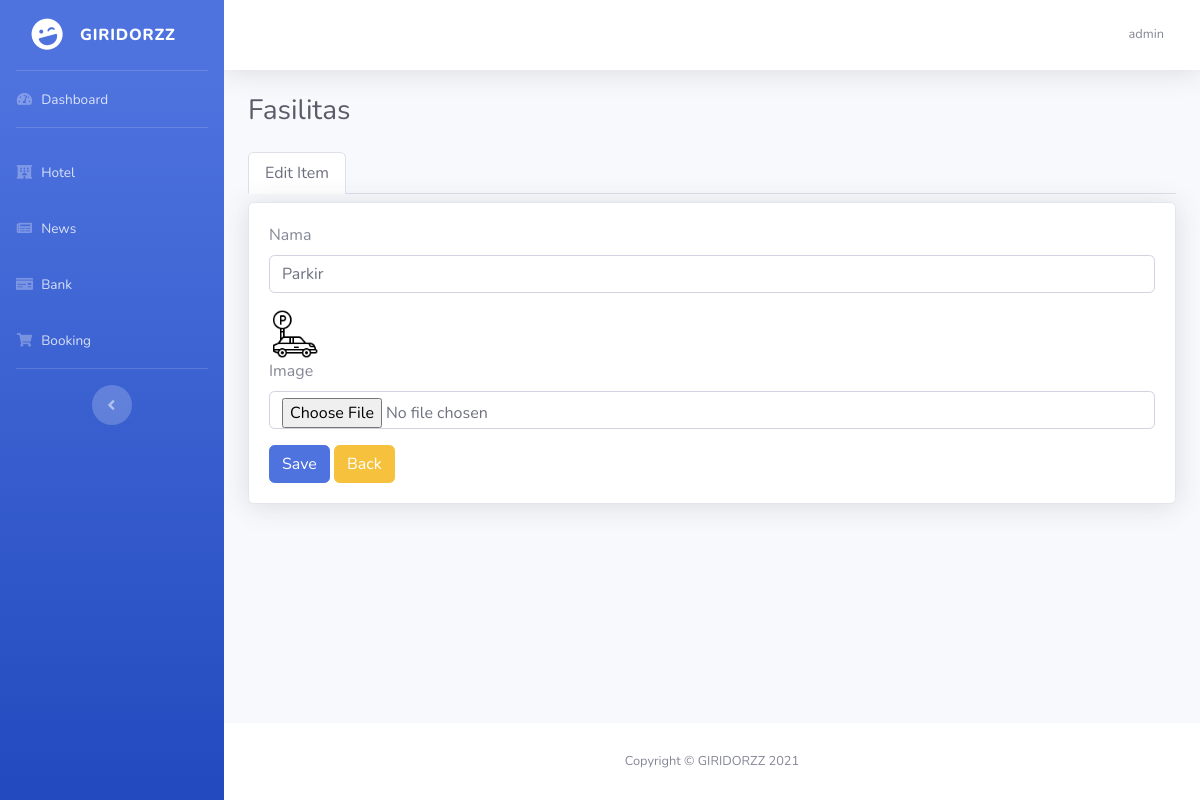
Screenshot of /admin/hotel/fasilitasHotel/show_edit_fasilitas.php?id=123&idHotel=28 (signed in) with the database file from the repository.
### tables this page shows
CREATE TABLE `sb_user` (
  `username` varchar(100) NOT NULL,
  `email` varchar(100) NOT NULL,
  `password` varchar(100) NOT NULL
);

CREATE TABLE `fasilitas` (
  `idFasilitas` int(11) NOT NULL,
  `hotelId` int(11) DEFAULT NULL,
  `kamarId` int(11) DEFAULT NULL,
  `namaFasilitas` varchar(255) NOT NULL,
  `jumlahFasilitas` int(100) DEFAULT NULL,
  `imageUrl` varchar(255) NOT NULL
);

### admin/hotel/fasilitasHotel/edit_fasilitas.php (the view, shortened to what this page needs)
<?php
require '../../db_conn.php';
$idFasilitas = $_GET['id'];
$idHotel = $_GET['idHotel'];
$result = mysqli_query($conn, "SELECT * from fasilitas where idfasilitas = '$idFasilitas'")
    or die(mysqli_error($conn));
while ($data = mysqli_fetch_array($result)) {
?>
    <div class="tab-pane fade show active" id="edit-item" role="tabpanel" aria-labelledby="home-tab">
        <div class="card shadow mb-4 mt-2">
            <div class=" card-body">
                <form action="process.php" method="POST" enctype="multipart/form-data">
                    <div class="form-group">
                        <label for="nama">Nama</label>
                        <input value="<?= $data['namaFasilitas'] ?>" type="text" class="form-control" id="nama" name="nama" placeholder="Masukkan nama fasilitas" required>
                    </div>
                    <div>
                        <img src="../../../Assets/Images/fasilitasHotel/<?= $data['imageUrl'] ?>" width="50px" height="50px">
                    </div>
                    <div class="form-group">
                        <label for="image">Image</label>
                        <input type="file" class="form-control" name="file">
                    </div>
                    <button type="submit" name="edit" class="btn btn-primary">Save</button>
                    <a href="show_fasilitas.php?id=<?= $idHotel ?>" class="btn btn-warning">Back</a>
                </form>
            </div>
        </div>
    </div>
<?php
}
?>

### admin/hotel/fasilitasHotel/header.php (shortened to what this page needs)
<?php
require '../../db_conn.php';
$admin = $conn->query("SELECT username from sb_user");
while ($username = mysqli_fetch_array($admin)) {
  $result =  $username["username"];
}
?>
<!DOCTYPE html>
<html lang="en">
<head>
  <link href="../../vendor/fontawesome-free/css/all.min.css" rel="stylesheet" type="text/css">
  <link href="../../css/sb-admin-2.min.css" rel="stylesheet">
</head>
<body id="page-top">
  <div id="wrapper">
    <ul class="navbar-nav bg-gradient-primary sidebar sidebar-dark accordion" id="accordionSidebar">
      <a class="sidebar-brand d-flex align-items-center justify-content-center" href="#">
        <div class="sidebar-brand-icon rotate-n-15">
          <i class="fas fa-laugh-wink"></i>
        </div>
        <div class="sidebar-brand-text mx-3">GIRIDORZZ</div>
      </a>
      <hr class="sidebar-divider my-0">
      <li class="nav-item">
        <a class="nav-link" href="index.html">
          <i class="fas fa-fw fa-tachometer-alt"></i>
          <span>Dashboard</span></a>
      </li>
      <hr class="sidebar-divider">
      <li class="nav-item">
        <a class="nav-link collapsed" href="../hotel.php">
          <i class=" fas fa-fw fa-hotel"></i>
          <span>Hotel</span>
        </a>
      </li>
      <li class="nav-item">
        <a class="nav-link collapsed" href="../news/news.php">
          <i class=" fas fa-fw fa-newspaper"></i>
          <span>News</span>
        </a>
      </li>
      <li class="nav-item">
        <a class="nav-link collapsed" href="../bank/bank.php">
          <i class=" fas fa-fw fa-money-check"></i>
          <span>Bank</span>
        </a>
      </li>
      <li class="nav-item">
        <a class="nav-link collapsed" href="../booking/booking.php">
          <i class=" fas fa-fw fa-shopping-cart"></i>
          <span>Booking</span>
        </a>
      </li>
      <hr class="sidebar-divider d-none d-md-block">
      <div class="text-center d-none d-md-inline">
        <button class="rounded-circle border-0" id="sidebarToggle"></button>
      </div>
    </ul>
    <div id="content-wrapper" class="d-flex flex-column">
      <div id="content">
        <nav class="navbar navbar-expand navbar-light bg-white topbar mb-4 static-top shadow">
          <ul class="navbar-nav ml-auto">
            <li class="nav-item dropdown no-arrow">
              <a class="nav-link dropdown-toggle" href="#" id="userDropdown" role="button" data-toggle="dropdown" aria-haspopup="true" aria-expanded="false">
                <span class="mr-2 d-none d-lg-inline text-gray-600 small"><?= $result ?></span>
              </a>
            </li>
          </ul>
        </nav>

### rows the page displays
sb_user: username "admin"
fasilitas: nama "Parkir", imageUrl (picture)
